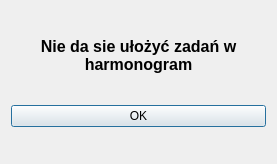
<?xml version="1.0" encoding="UTF-8"?>
<ui version="4.0">
 <class>notSchedulableError</class>
 <widget class="QDialog" name="notSchedulableError">
  <property name="geometry">
   <rect>
    <x>0</x>
    <y>0</y>
    <width>277</width>
    <height>164</height>
   </rect>
  </property>
  <property name="windowTitle">
   <string>Dialog</string>
  </property>
  <layout class="QVBoxLayout" name="verticalLayout">
   <item>
    <spacer name="verticalSpacer">
     <property name="orientation">
      <enum>Qt::Vertical</enum>
     </property>
     <property name="sizeHint" stdset="0">
      <size>
       <width>20</width>
       <height>40</height>
      </size>
     </property>
    </spacer>
   </item>
   <item>
    <widget class="QLabel" name="label">
     <property name="text">
      <string>&lt;html&gt;&lt;head/&gt;&lt;body&gt;&lt;p align=&quot;center&quot;&gt;&lt;span style=&quot; font-size:12pt; font-weight:700;&quot;&gt;Nie da sie ułożyć zadań w harmonogram&lt;/span&gt;&lt;/p&gt;&lt;/body&gt;&lt;/html&gt;</string>
     </property>
     <property name="scaledContents">
      <bool>false</bool>
     </property>
     <property name="wordWrap">
      <bool>true</bool>
     </property>
    </widget>
   </item>
   <item>
    <spacer name="verticalSpacer_2">
     <property name="orientation">
      <enum>Qt::Vertical</enum>
     </property>
     <property name="sizeHint" stdset="0">
      <size>
       <width>20</width>
       <height>40</height>
      </size>
     </property>
    </spacer>
   </item>
   <item>
    <widget class="QPushButton" name="pushButton">
     <property name="text">
      <string>OK</string>
     </property>
    </widget>
   </item>
   <item>
    <spacer name="verticalSpacer_3">
     <property name="orientation">
      <enum>Qt::Vertical</enum>
     </property>
     <property name="sizeHint" stdset="0">
      <size>
       <width>20</width>
       <height>40</height>
      </size>
     </property>
    </spacer>
   </item>
  </layout>
 </widget>
 <resources/>
 <connections/>
</ui>
